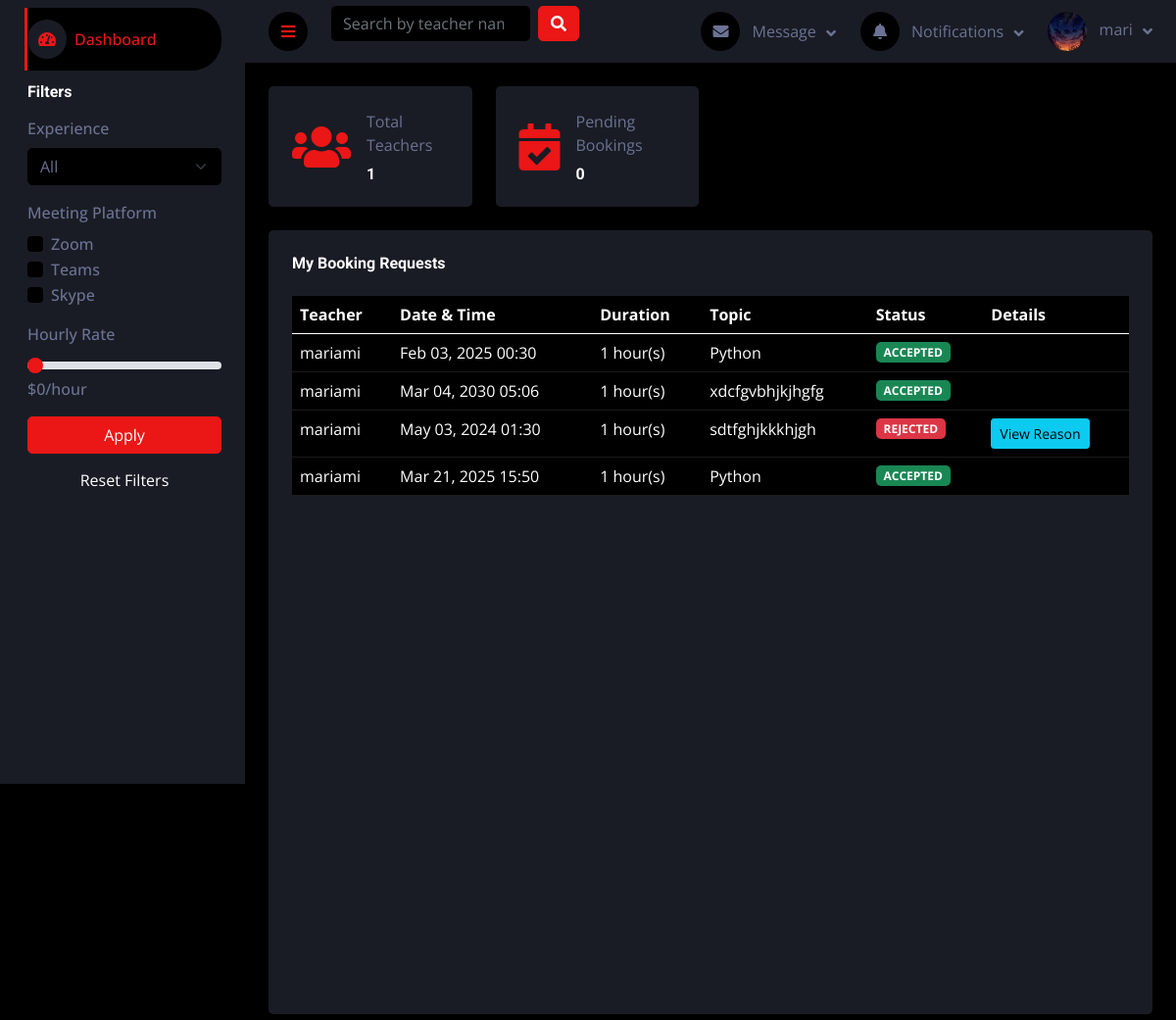
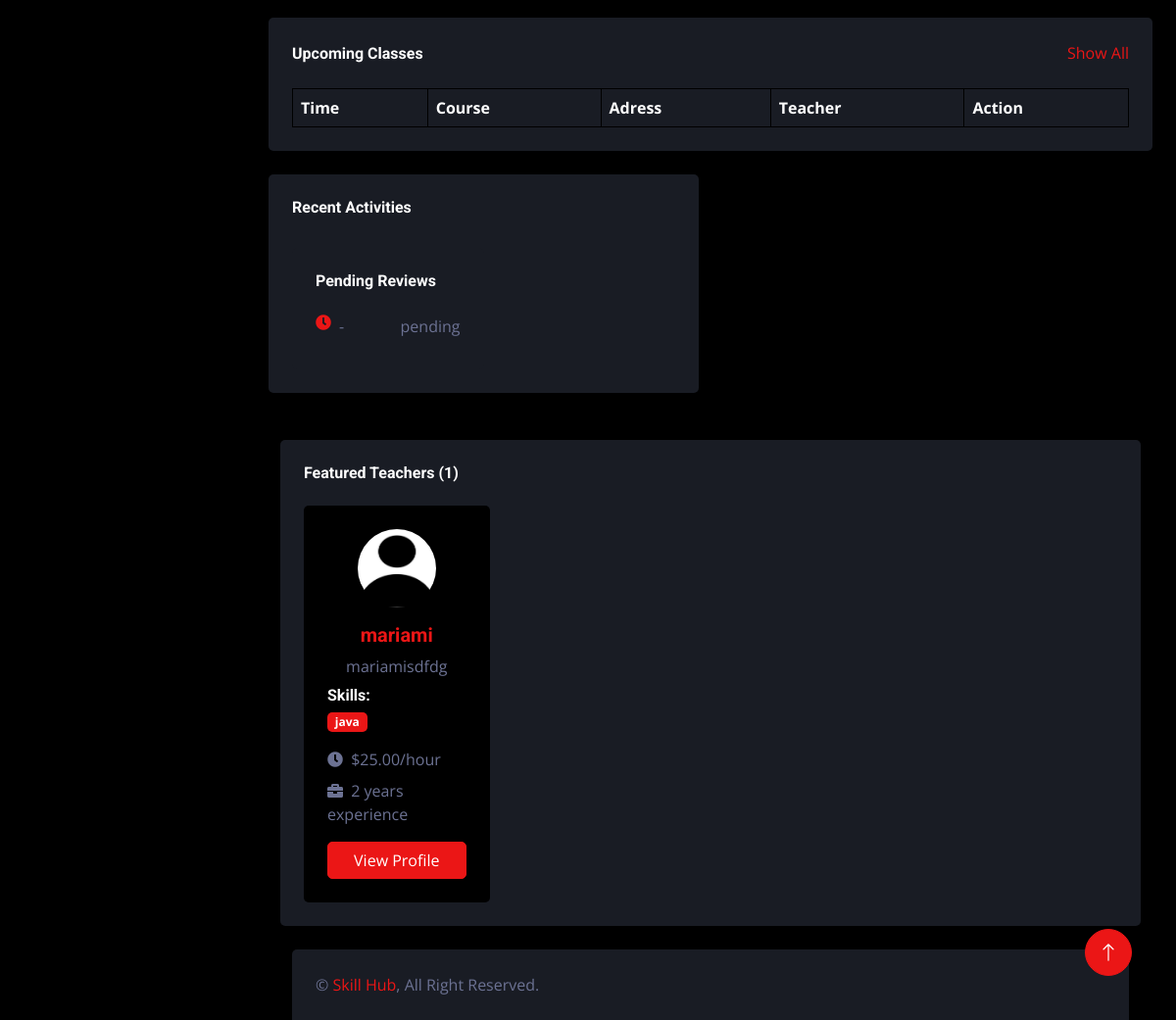
Page /teaching/dashboard/student/ (signed in) on the earlier database version (2 pictures, top to bottom).
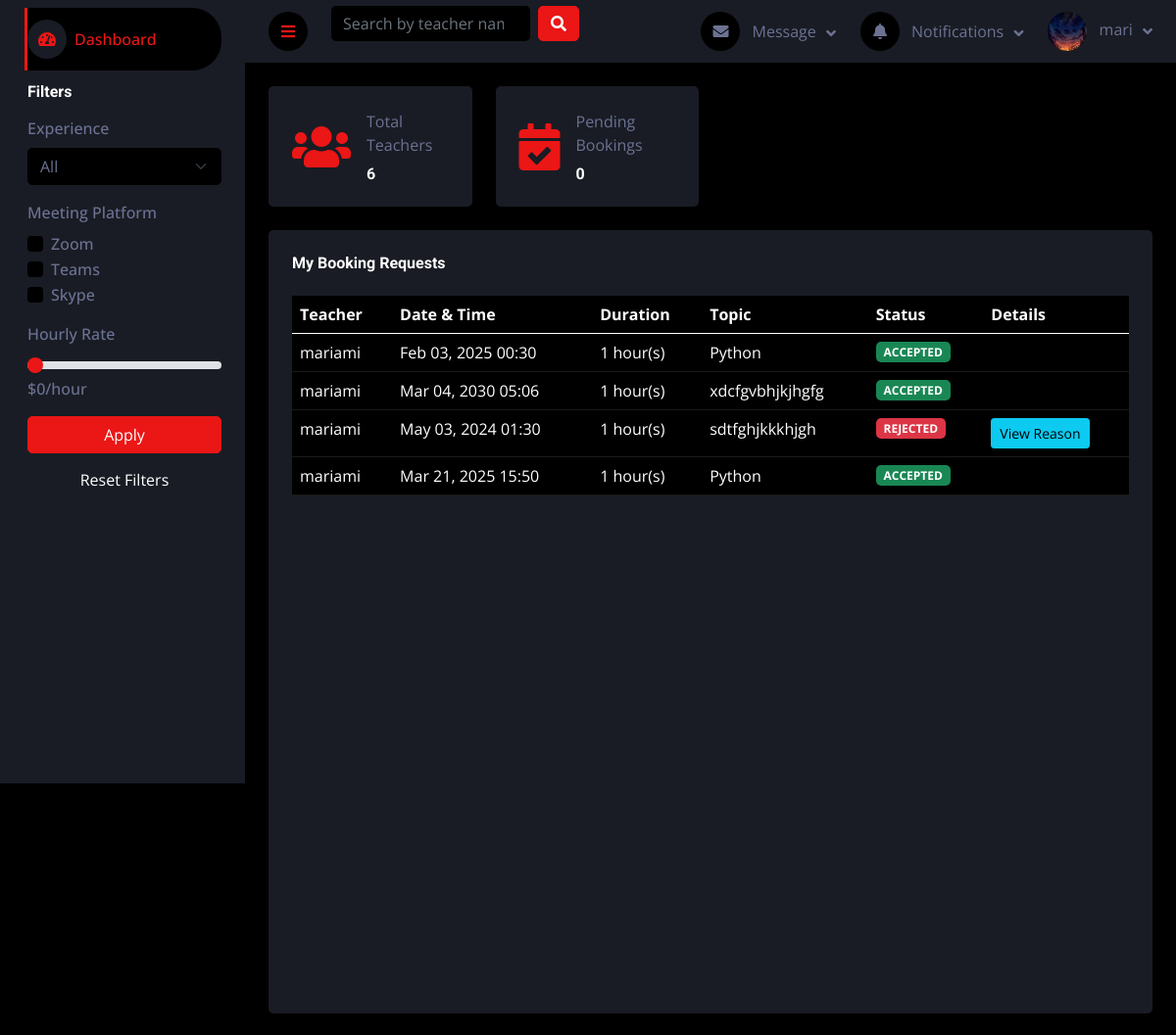
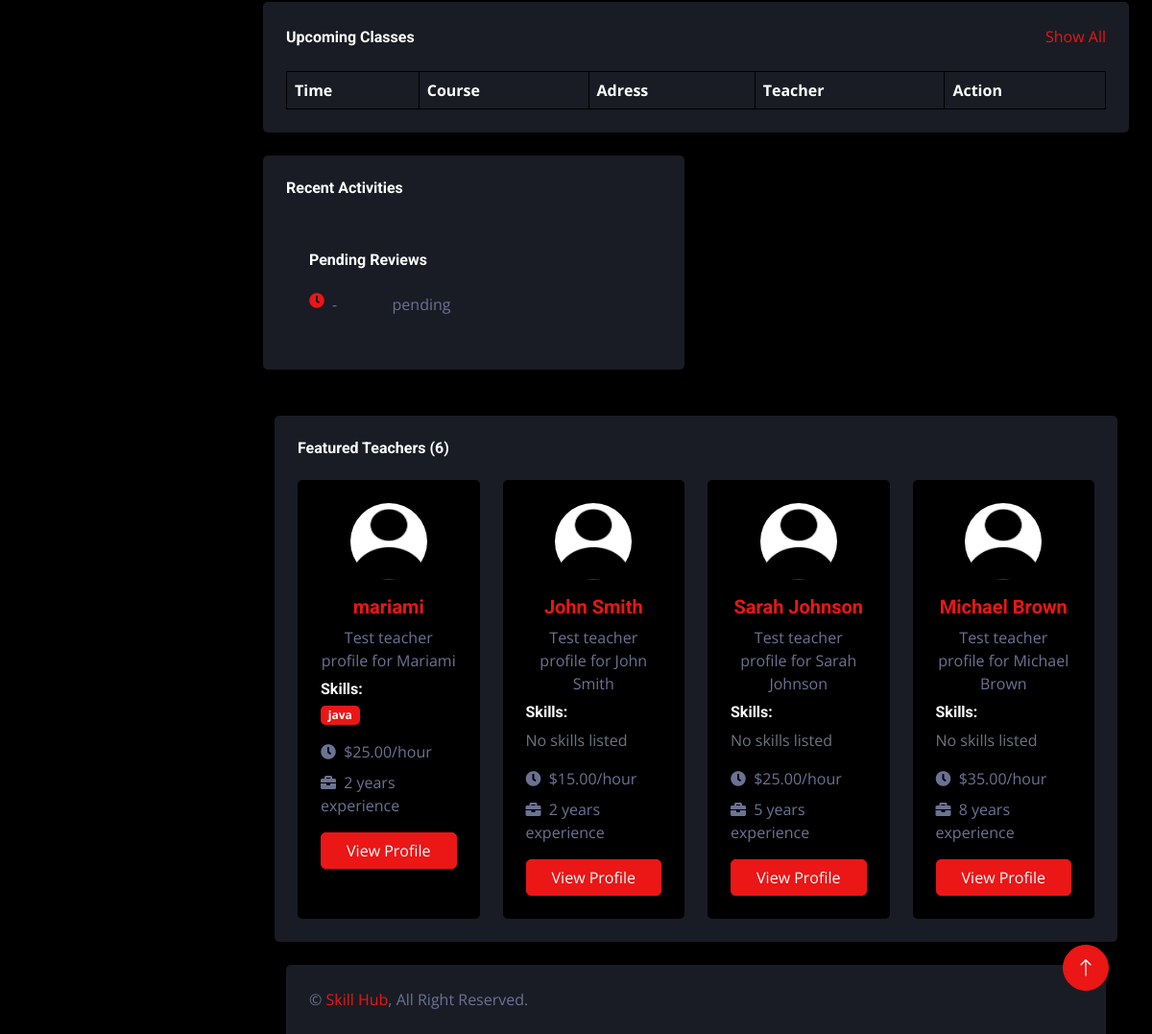
Same page on the later database version (2 pictures, top to bottom).
### users/models.py (models this page shows, shortened)
class User(AbstractUser):
    ROLES = (
        ('student', 'Student'),
        ('teacher', 'Teacher'),
    )
    role = models.CharField(max_length=10, choices=ROLES)
    bio = models.TextField(blank=True, null=True)
    profile_picture = models.ImageField(upload_to='profile_pictures/', blank=True, null=True)
    date_joined = models.DateTimeField(auto_now_add=True)
    updated_at = models.DateTimeField(auto_now=True)
    class Meta:
        verbose_name = 'User'
        verbose_name_plural = 'Users'

### bookings/models.py (models this page shows, shortened)
class Booking(models.Model):
    STATUS_CHOICES = [
        ('PENDING', 'Pending'),
        ('ACCEPTED', 'Accepted'),
        ('REJECTED', 'Rejected'),
    ]
    teacher = models.ForeignKey(
        TeacherProfile,
        on_delete=models.CASCADE,
        related_name="bookings")
    student = models.ForeignKey(
        settings.AUTH_USER_MODEL,
        on_delete=models.CASCADE,
        related_name='booked_student'
    )
    date_time = models.DateTimeField()
    duration = models.PositiveIntegerField()  # In hours
    topic = models.CharField(max_length=255)
    status = models.CharField(max_length=20, choices=STATUS_CHOICES, default='PENDING')
    rejection_reason = models.TextField(blank=True, null=True)  # Optional rejection reason
    created_at = models.DateTimeField(auto_now_add=True)

### teaching/models.py (models this page shows, shortened)
class TeacherProfile(models.Model):
    user = models.OneToOneField(settings.AUTH_USER_MODEL, on_delete=models.CASCADE, related_name='teacher_profile')
    profile_picture = models.ImageField(upload_to='profile_pictures/', blank=True, null=True)
    bio = models.TextField(null=True, blank=True)
    skills = models.ManyToManyField(Skill, blank=True)
    hourly_rate = models.DecimalField(max_digits=6, decimal_places=2, default=0.0)
    communication_methods = models.JSONField(default=list, blank=True)
    experience_years = models.PositiveIntegerField(default=0)
    rating = models.FloatField(default=0, validators=[MinValueValidator(0), MaxValueValidator(5)])
    total_reviews = models.PositiveIntegerField(default=0)
    join_date = models.DateField(auto_now_add=True)

class Skill(models.Model):
    name = models.CharField(max_length=100)
    description = models.TextField(blank=True, null=True)
    def __str__(self):
        return self.name

### teaching/views.py (the view)
# urls.py: path('dashboard/student/', views.student_dashboard, name='student_dashboard'),
@login_required
def student_dashboard(request):
    if request.user.role != 'student':
        messages.error(request, 'Access denied. Student privileges required.')
        return redirect('dashboard')
    bookings = Booking.objects.filter(
        student=request.user
    ).select_related('teacher__user').order_by('-created_at')
    pending_bookings = bookings.filter(status='PENDING').count()
    teachers = TeacherProfile.objects.select_related('user').all()
    teachers = filter_teachers(request, teachers)  # Apply filtering
    context = {
        'bookings': bookings,
        'pending_bookings': pending_bookings,
        'total_teachers': teachers.count(),
        'featured_teachers': teachers[:4]
    }
    return render(request, 'teaching/dash_student.html', context)

### teaching/templates/teaching/dash_student.html (shortened to what this page needs)
{% extends 'base.html' %}
    {% block content %}
    {% include 'components/sidebar.html' %}
    <div class="container-fluid pt-4 px-4">
        <div class="row g-4">
            <div class="col-sm-6 col-xl-3">
                <div class="bg-secondary rounded d-flex align-items-center p-4">
                    <i class="fa fa-users fa-3x text-primary"></i>
                    <div class="ms-3">
                        <p class="mb-2">Total Teachers</p>
                        <h6 class="mb-0">{{ total_teachers }}</h6>
                    </div>
                </div>
            </div>
            <div class="col-sm-6 col-xl-3">
                <div class="bg-secondary rounded d-flex align-items-center p-4">
                    <i class="fa fa-calendar-check fa-3x text-primary"></i>
                    <div class="ms-3">
                        <p class="mb-2">Pending Bookings</p>
                        <h6 class="mb-0">{{ pending_bookings }}</h6>
                    </div>
                </div>
            </div>
        </div>
    </div>
    {% include 'components/student_bookings.html' %}
    {% include 'components/upcoming_classes.html' %}
    {% include 'components/assignments_status.html' %}
    {% include 'components/featured_teachers.html' %}
    {% endblock %}

### templates/components/navbar.html (shortened to what this page needs)
<nav class="navbar navbar-expand bg-secondary navbar-dark sticky-top px-4 py-0">
    <a href="#" class="sidebar-toggler flex-shrink-0">
        <i class="fa fa-bars"></i>
    </a>
    <form class="d-none d-md-flex ms-4" action="{% url 'search_teachers' %}" method="get">
        <input
                class="form-control bg-dark border-0"
                type="search"
                name="q"
                placeholder="Search by teacher name or skill..."
                value="{{ request.GET.q|default:'' }}">
        <button class="btn btn-primary ms-2" type="submit">
            <i class="fa fa-search"></i>
        </button>
    </form>
    <div class="navbar-nav align-items-center ms-auto">
        <div class="nav-item dropdown">
            <a href="#" class="nav-link dropdown-toggle" data-bs-toggle="dropdown">
                <i class="fa fa-envelope me-lg-2"></i>
                <span class="d-none d-lg-inline-flex">Message</span>
            </a>
        </div>
        <div class="nav-item dropdown">
            <a href="#" class="nav-link dropdown-toggle" data-bs-toggle="dropdown">
                <i class="fa fa-bell me-lg-2"></i>
                <span class="d-none d-lg-inline-flex">Notifications</span>
            </a>
        </div>
        <div class="nav-item dropdown">
            <a href="#" class="nav-link dropdown-toggle" data-bs-toggle="dropdown">
                {% if user.profile_picture %}
                <img class="rounded-circle me-lg-2" src="{{ user.profile_picture.url }}" alt=""
                     style="width: 40px; height: 40px;">
                {% else %}
                <div class="rounded-circle me-lg-2 bg-light d-flex align-items-center justify-content-center"
                     style="width: 40px; height: 40px;">
                    <i class="fas fa-user"></i>
                </div>
                {% endif %}
                <span class="d-none d-lg-inline-flex">{{ request.user.username }}</span>
            </a>
        </div>
    </div>
</nav>

### templates/components/student_bookings.html (shortened to what this page needs)
<div class="container-fluid pt-4 px-4">
    <div class="bg-secondary rounded h-100 p-4">
        <h6 class="mb-4">My Booking Requests</h6>
        <div class="table-responsive">
            <table class="table table-dark">
                <thead>
                    <tr>
                        <th scope="col">Teacher</th>
                        <th scope="col">Date & Time</th>
                        <th scope="col">Duration</th>
                        <th scope="col">Topic</th>
                        <th scope="col">Status</th>
                        <th scope="col">Details</th>
                    </tr>
                </thead>
                <tbody>
                    {% for booking in bookings %}
                    <tr>
                        <td>{{ booking.teacher.user.username }}</td>
                        <td>{{ booking.date_time|date:"M d, Y H:i" }}</td>
                        <td>{{ booking.duration }} hour(s)</td>
                        <td>{{ booking.topic }}</td>
                        <td>
                            <span class="badge {% if booking.status == 'PENDING' %}bg-warning{% elif booking.status == 'ACCEPTED' %}bg-success{% else %}bg-danger{% endif %}">
                                {{ booking.status }}
                            </span>
                        </td>
                        <td>
                            {% if booking.status == 'REJECTED' and booking.rejection_reason %}
                            <button type="button" class="btn btn-info btn-sm" data-bs-toggle="modal" data-bs-target="#detailModal{{ booking.id }}">
                                View Reason
                            </button>
                            {% endif %}
                        </td>
                    </tr>
                    {% endfor %}
                </tbody>
            </table>
        </div>
    </div>
</div>

### templates/components/featured_teachers.html
{% load static %}
<div class="container-fluid pt-4 px-4">
    <div class="bg-secondary rounded p-4">
        <h6 class="mb-4">Featured Teachers ({{ total_teachers }})</h6>
        {% if featured_teachers %}
            <div class="row g-4">
                {% for teacher in featured_teachers %}
                    <div class="col-sm-6 col-xl-3">
                        <div class="bg-dark rounded p-4 h-100">
                            <div class="text-center mb-3">
                                {% if teacher.profile_picture %}
                                    <img class="rounded-circle" src="{{ teacher.profile_picture.url }}" alt="Teacher Image" style="width: 80px; height: 80px;">
                                {% else %}
                                    <img class="rounded-circle" src="{% static 'img/img.png' %}" alt="Default" style="width: 80px; height: 80px;">
                                {% endif %}
                            </div>
                            <h5 class="text-center text-primary mb-2">
                                {{ teacher.user.get_full_name|default:teacher.user.username }}
                            </h5>
                            <p class="text-center mb-2">
                                {{ teacher.bio|default:"No bio available"|truncatewords:10 }}
                            </p>
                            <div class="mb-3">
                                <h6 class="mb-2">Skills:</h6>
                                {% if teacher.skills.all %}
                                    {% for skill in teacher.skills.all %}
                                        <span class="badge bg-primary me-1">{{ skill }}</span>
                                    {% endfor %}
                                {% else %}
                                    <span class="text-muted">No skills listed</span>
                                {% endif %}
                            </div>
                            <div class="mb-2">
                                <i class="fa fa-clock me-1"></i>
                                <span>${{ teacher.hourly_rate|default:"Not set" }}/hour</span>
                            </div>
                            <div class="mb-2">
                                <i class="fa fa-briefcase me-1"></i>
                                <span>{{ teacher.experience_years|default:"0" }} years experience</span>
                            </div>
                            <a href="{% url 'teacher_profile' teacher.id %}" class="btn btn-primary w-100 mt-2">View Profile</a>
                        </div>
                    </div>
                {% endfor %}
            </div>
        {% else %}
            <div class="alert alert-info">
                No teachers found at this time.
            </div>
        {% endif %}
    </div>
</div>

Differences in the rows shown:
changed TeacherProfile "mariami": bio "mariamisdfdg" → "Test teacher profile for Mariami"
added TeacherProfile: user.get_full_name "John Smith", bio "Test teacher profile for John Smith", shows "No skills listed", hourly_rate "15.00", experience_years "2"
added TeacherProfile: user.get_full_name "Sarah Johnson", bio "Test teacher profile for Sarah Johnson", shows "No skills listed", hourly_rate "25.00", experience_years "5"
added TeacherProfile: user.get_full_name "Michael Brown", bio "Test teacher profile for Michael Brown", shows "No skills listed", hourly_rate "35.00", experience_years "8"
Other differences:
{{ total_teachers }}: "1" → "6"
